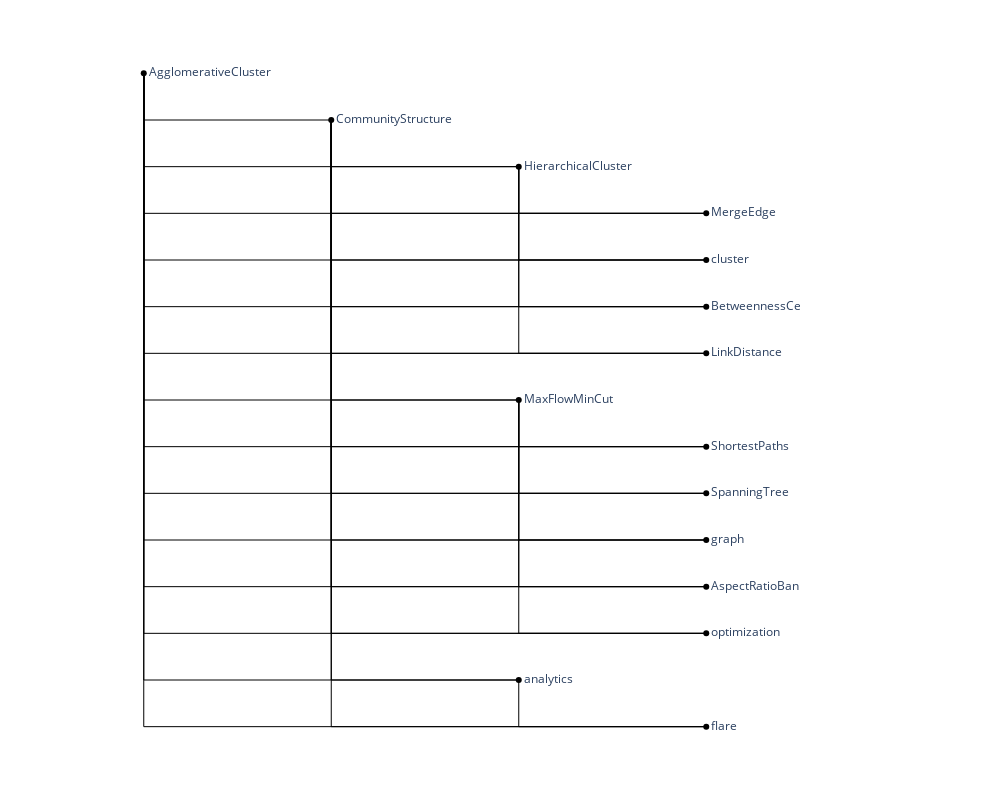

Notebook cell for this chart:
### Code cell
import plotly.graph_objects as go

def create_tree_layout(data, level=0, y_pos=0, spacing=1):
    plots = []
    positions = []
    connections = []
    
    for item in data:
        # Store current node position
        positions.append((level, y_pos))
        
        if 'children' in item:
            child_plots, child_positions, child_connections, next_y = create_tree_layout(
                item['children'],
                level + 1,
                y_pos + spacing,
                spacing
            )
            
            # Add vertical line from parent
            for child_level, child_y in child_positions:
                connections.append({
                    'x': [level, level, child_level],
                    'y': [y_pos, child_y, child_y]
                })
            
            plots.extend(child_plots)
            positions.extend(child_positions)
            connections.extend(child_connections)
            y_pos = next_y
        else:
            y_pos += spacing
            
        plots.append(item['name'])
    
    return plots, positions, connections, y_pos

# Define the tree structure
tree_data = [
    {
        'name': 'flare',
        'children': [
            {
                'name': 'analytics',
                'children': [
                    {
                        'name': 'cluster',
                        'children': [
                            {'name': 'AgglomerativeCluster'},
                            {'name': 'CommunityStructure'},
                            {'name': 'HierarchicalCluster'},
                            {'name': 'MergeEdge'}
                        ]
                    },
                    {
                        'name': 'graph',
                        'children': [
                            {'name': 'BetweennessCentrality'},
                            {'name': 'LinkDistance'},
                            {'name': 'MaxFlowMinCut'},
                            {'name': 'ShortestPaths'},
                            {'name': 'SpanningTree'}
                        ]
                    },
                    {
                        'name': 'optimization',
                        'children': [
                            {'name': 'AspectRatioBanker'}
                        ]
                    }
                ]
            }
        ]
    }
]

# Create the layout
labels, positions, connections, _ = create_tree_layout(tree_data, spacing=1)

# Create the figure
fig = go.Figure()

# Add the connections
for conn in connections:
    fig.add_trace(go.Scatter(
        x=conn['x'],
        y=conn['y'],
        mode='lines',
        line=dict(color='black', width=1),
        hoverinfo='skip',
        showlegend=False
    ))

# Add the nodes
x_coords, y_coords = zip(*positions)
fig.add_trace(go.Scatter(
    x=x_coords,
    y=y_coords,
    mode='markers+text',
    marker=dict(
        size=6,
        color='black',
        symbol='circle'
    ),
    text=labels,
    textposition='middle right',
    textfont=dict(size=12),
    hoverinfo='text',
    showlegend=False
))

# Update layout
fig.update_layout(
    plot_bgcolor='white',
    width=1000,
    height=800,
    margin=dict(l=50, r=200, t=50, b=50),
    xaxis=dict(
        showgrid=False,
        zeroline=False,
        showticklabels=False,
        showline=False,
        range=[-0.5, max(x_coords) + 0.5]
    ),
    yaxis=dict(
        showgrid=False,
        zeroline=False,
        showticklabels=False,
        showline=False,
        range=[max(y_coords) + 0.5, -0.5]
    )
)

# Show the plot
fig.show()

### Figure 1 — Plotly figure (JSON) as saved in the notebook; plotly's stock layout.template omitted (floating-point values rounded to 4 significant figures)
{"data": [{"hoverinfo": "skip", "line": {"color": "black", "width": 1}, "mode": "lines", "showlegend": false, "type": "scatter", "x": [0, 0, 1], "y": [0, 1, 1]}, {"hoverinfo": "skip", "line": {"color": "black", "width": 1}, "mode": "lines", "showlegend": false, "type": "scatter", "x": [0, 0, 2], "y": [0, 2, 2]}, {"hoverinfo": "skip", "line": {"color": "black", "width": 1}, "mode": "lines", "showlegend": false, "type": "scatter", "x": [0, 0, 3], "y": [0, 3, 3]}, {"hoverinfo": "skip", "line": {"color": "black", "width": 1}, "mode": "lines", "showlegend": false, "type": "scatter", "x": [0, 0, 3], "y": [0, 4, 4]}, {"hoverinfo": "skip", "line": {"color": "black", "width": 1}, "mode": "lines", "showlegend": false, "type": "scatter", "x": [0, 0, 3], "y": [0, 5, 5]}, {"hoverinfo": "skip", "line": {"color": "black", "width": 1}, "mode": "lines", "showlegend": false, "type": "scatter", "x": [0, 0, 3], "y": [0, 6, 6]}, {"hoverinfo": "skip", "line": {"color": "black", "width": 1}, "mode": "lines", "showlegend": false, "type": "scatter", "x": [0, 0, 2], "y": [0, 7, 7]}, {"hoverinfo": "skip", "line": {"color": "black", "width": 1}, "mode": "lines", "showlegend": false, "type": "scatter", "x": [0, 0, 3], "y": [0, 8, 8]}, {"hoverinfo": "skip", "line": {"color": "black", "width": 1}, "mode": "lines", "showlegend": false, "type": "scatter", "x": [0, 0, 3], "y": [0, 9, 9]}, {"hoverinfo": "skip", "line": {"color": "black", "width": 1}, "mode": "lines", "showlegend": false, "type": "scatter", "x": [0, 0, 3], "y": [0, 10, 10]}, {"hoverinfo": "skip", "line": {"color": "black", "width": 1}, "mode": "lines", "showlegend": false, "type": "scatter", "x": [0, 0, 3], "y": [0, 11, 11]}, {"hoverinfo": "skip", "line": {"color": "black", "width": 1}, "mode": "lines", "showlegend": false, "type": "scatter", "x": [0, 0, 3], "y": [0, 12, 12]}, {"hoverinfo": "skip", "line": {"color": "black", "width": 1}, "mode": "lines", "showlegend": false, "type": "scatter", "x": [0, 0, 2], "y": [0, 13, 13]}, {"hoverinfo": "skip", "line": {"color": "black", "width": 1}, "mode": "lines", "showlegend": false, "type": "scatter", "x": [0, 0, 3], "y": [0, 14, 14]}, {"hoverinfo": "skip", "line": {"color": "black", "width": 1}, "mode": "lines", "showlegend": false, "type": "scatter", "x": [1, 1, 2], "y": [1, 2, 2]}, {"hoverinfo": "skip", "line": {"color": "black", "width": 1}, "mode": "lines", "showlegend": false, "type": "scatter", "x": [1, 1, 3], "y": [1, 3, 3]}, {"hoverinfo": "skip", "line": {"color": "black", "width": 1}, "mode": "lines", "showlegend": false, "type": "scatter", "x": [1, 1, 3], "y": [1, 4, 4]}, {"hoverinfo": "skip", "line": {"color": "black", "width": 1}, "mode": "lines", "showlegend": false, "type": "scatter", "x": [1, 1, 3], "y": [1, 5, 5]}, {"hoverinfo": "skip", "line": {"color": "black", "width": 1}, "mode": "lines", "showlegend": false, "type": "scatter", "x": [1, 1, 3], "y": [1, 6, 6]}, {"hoverinfo": "skip", "line": {"color": "black", "width": 1}, "mode": "lines", "showlegend": false, "type": "scatter", "x": [1, 1, 2], "y": [1, 7, 7]}, {"hoverinfo": "skip", "line": {"color": "black", "width": 1}, "mode": "lines", "showlegend": false, "type": "scatter", "x": [1, 1, 3], "y": [1, 8, 8]}, {"hoverinfo": "skip", "line": {"color": "black", "width": 1}, "mode": "lines", "showlegend": false, "type": "scatter", "x": [1, 1, 3], "y": [1, 9, 9]}, {"hoverinfo": "skip", "line": {"color": "black", "width": 1}, "mode": "lines", "showlegend": false, "type": "scatter", "x": [1, 1, 3], "y": [1, 10, 10]}, {"hoverinfo": "skip", "line": {"color": "black", "width": 1}, "mode": "lines", "showlegend": false, "type": "scatter", "x": [1, 1, 3], "y": [1, 11, 11]}, {"hoverinfo": "skip", "line": {"color": "black", "width": 1}, "mode": "lines", "showlegend": false, "type": "scatter", "x": [1, 1, 3], "y": [1, 12, 12]}, {"hoverinfo": "skip", "line": {"color": "black", "width": 1}, "mode": "lines", "showlegend": false, "type": "scatter", "x": [1, 1, 2], "y": [1, 13, 13]}, {"hoverinfo": "skip", "line": {"color": "black", "width": 1}, "mode": "lines", "showlegend": false, "type": "scatter", "x": [1, 1, 3], "y": [1, 14, 14]}, {"hoverinfo": "skip", "line": {"color": "black", "width": 1}, "mode": "lines", "showlegend": false, "type": "scatter", "x": [2, 2, 3], "y": [2, 3, 3]}, {"hoverinfo": "skip", "line": {"color": "black", "width": 1}, "mode": "lines", "showlegend": false, "type": "scatter", "x": [2, 2, 3], "y": [2, 4, 4]}, {"hoverinfo": "skip", "line": {"color": "black", "width": 1}, "mode": "lines", "showlegend": false, "type": "scatter", "x": [2, 2, 3], "y": [2, 5, 5]}, {"hoverinfo": "skip", "line": {"color": "black", "width": 1}, "mode": "lines", "showlegend": false, "type": "scatter", "x": [2, 2, 3], "y": [2, 6, 6]}, {"hoverinfo": "skip", "line": {"color": "black", "width": 1}, "mode": "lines", "showlegend": false, "type": "scatter", "x": [2, 2, 3], "y": [7, 8, 8]}, {"hoverinfo": "skip", "line": {"color": "black", "width": 1}, "mode": "lines", "showlegend": false, "type": "scatter", "x": [2, 2, 3], "y": [7, 9, 9]}, {"hoverinfo": "skip", "line": {"color": "black", "width": 1}, "mode": "lines", "showlegend": false, "type": "scatter", "x": [2, 2, 3], "y": [7, 10, 10]}, {"hoverinfo": "skip", "line": {"color": "black", "width": 1}, "mode": "lines", "showlegend": false, "type": "scatter", "x": [2, 2, 3], "y": [7, 11, 11]}, {"hoverinfo": "skip", "line": {"color": "black", "width": 1}, "mode": "lines", "showlegend": false, "type": "scatter", "x": [2, 2, 3], "y": [7, 12, 12]}, {"hoverinfo": "skip", "line": {"color": "black", "width": 1}, "mode": "lines", "showlegend": false, "type": "scatter", "x": [2, 2, 3], "y": [13, 14, 14]}, {"hoverinfo": "text", "marker": {"color": "black", "size": 6, "symbol": "circle"}, "mode": "markers+text", "showlegend": false, "text": ["AgglomerativeCluster", "CommunityStructure", "HierarchicalCluster", "MergeEdge", "cluster", "BetweennessCentrality", "LinkDistance", "MaxFlowMinCut", "ShortestPaths", "SpanningTree", "graph", "AspectRatioBanker", "optimization", "analytics", "flare"], "textfont": {"size": 12}, "textposition": "middle right", "type": "scatter", "x": [0, 1, 2, 3, 3, 3, 3, 2, 3, 3, 3, 3, 3, 2, 3], "y": [0, 1, 2, 3, 4, 5, 6, 7, 8, 9, 10, 11, 12, 13, 14]}], "layout": {"height": 800, "margin": {"b": 50, "l": 50, "r": 200, "t": 50}, "plot_bgcolor": "white", "width": 1000, "xaxis": {"range": [-0.5, 3.5], "showgrid": false, "showline": false, "showticklabels": false, "zeroline": false}, "yaxis": {"range": [14.5, -0.5], "showgrid": false, "showline": false, "showticklabels": false, "zeroline": false}}}
